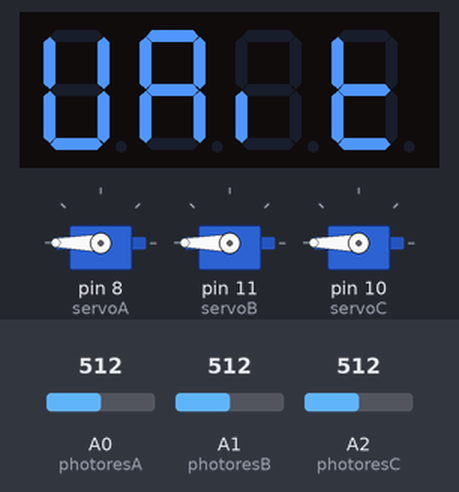
Simulated run of this sketch. Board: Arduino Uno, built with avr-gcc and run on an emulated ATmega328P. On the bench: 4-digit seven-segment display, 3 × servo. Inputs (shaded band) come from the test bench; at power-on: A0 (photoresA) = 512, A1 (photoresB) = 512, A2 (photoresC) = 512. Random numbers use the default seed unless the sketch sets one; what the sketch prints to the serial monitor is not drawn.

Above: at 1.1 s.
At 6.6 s:
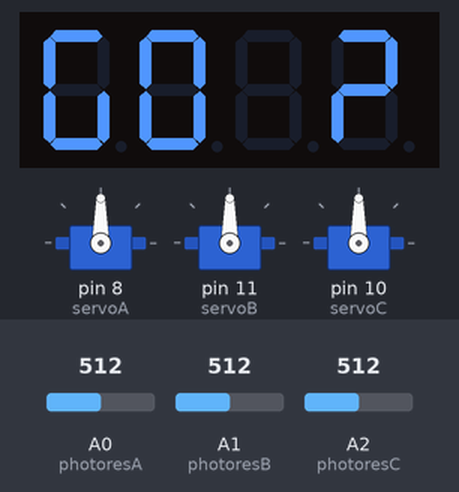
6.7 s: A0 (photoresA) set to 565
8.2 s: A0 (photoresA) set to 590
At 8.7 s:
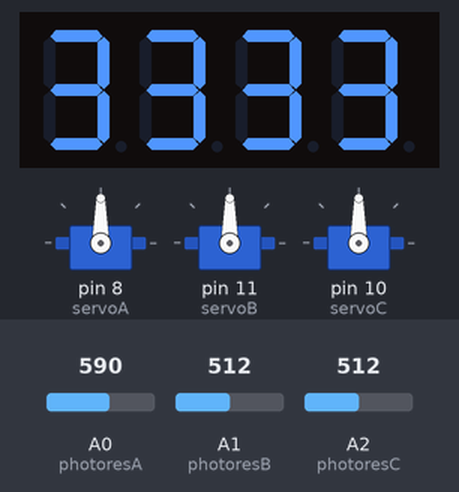
11.2 s: A1 (photoresB) set to 716
At 12.6 s:
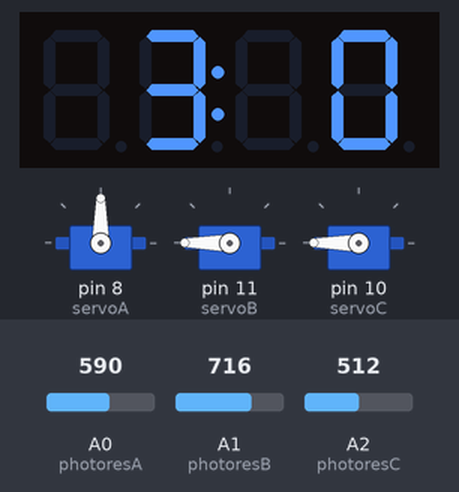
14.2 s: A2 (photoresC) set to 572
17.2 s: A2 (photoresC) set to 599
19.1 s: A1 (photoresB) set to 593
22.1 s: A1 (photoresB) set to 573
At 36.4 s:
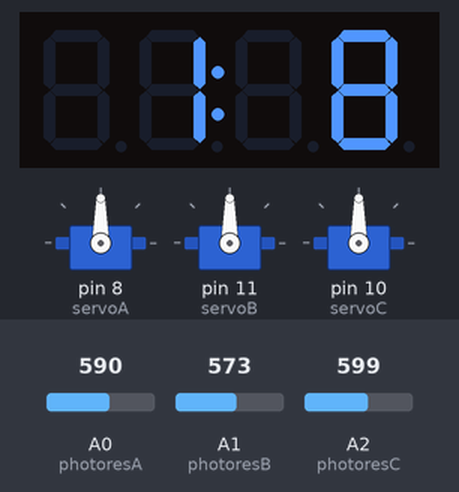
Timing chart, 0 to 36.6 s (numbered marks = the images above; inputs shaded):
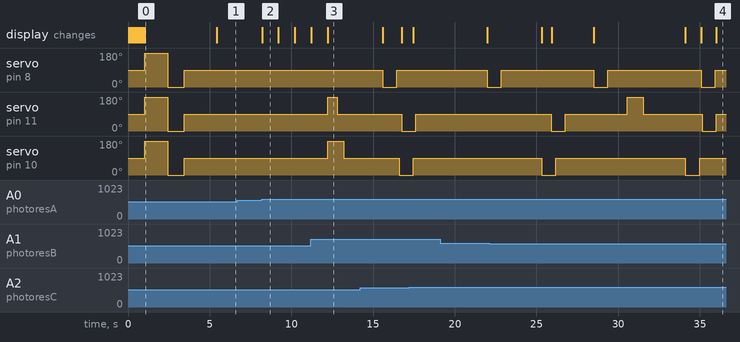

The sketch:

Alpha_knob.ino
```cpp
/* Librarie du servo moteur */
#include <Servo.h>
Servo servoA;
Servo servoB;
Servo servoC;

//inclure la bibliothèque dédiée à l'afficheur 4 digit
#include "SevenSegmentTM1637.h"
#include "SevenSegmentExtended.h"
const byte PIN_CLK = 3;   // define CLK pin (any digital pin)
const byte PIN_DIO = 2;   // define DIO pin (any digital pin)
SevenSegmentExtended      display(PIN_CLK, PIN_DIO);


/* Définition des variables */
int photoresA = 0;  // Sortie de la photo-résistance , une pour chaque lapin
int photoresB = 1;
int photoresC = 2;


int valA; // valeur actuelle de la photorésistance
int valeurbaseA = 0; //valeur de calibration de la photorésistance

int valB; // valeur actuelle de la photorésistance
int valeurbaseB = 0; //valeur de calibration de la photorésistance

int valC; // valeur actuelle de la photorésistance
int valeurbaseC = 0; //valeur de calibration de la photorésistance


//////////// LES VARIABLES SI DESSOUS SONT COPIER POUR CHAQUE LAPIN

long temps_faitA = 0; //Référentiel de temps
int servostateA = 0;// Variable de l'état du servo moteur, =1 le servo monte, =0 le servo baisse
int testshootA = 0;// Variable qui quand est égal a 0, le lapin peut être tirer
int testshooterA = 0;// variable quand est egal a 1, est tirer
int testfinA = 0;// Variable qui met fin à la période de tire ( bloque le score pour éviter que le lapin soit tirer plusieurs fois quand il peut être tirer)
int compshootA = 0;// Variable ui actionne le compteur de score
int etatA = 0;// variable qui permet de d'ajouter millis() a startTimeB à certain moment pour relancer le "delay"
int testvieA = 0; // Variable qui permet d'enlever une seul vie quand le lapin se baisse
unsigned long startTimeA = 0;// variable qui prend la valeur de millis pour relncer le "delay"

////////////////

long temps_faitB = 0;
int servostateB = 0;
int testshootB = 0;
int testshooterB = 0;
int testfinB = 0;
int compshootB = 0;
int etatB = 0;
int testvieB = 0;
unsigned long startTimeB = 0;

long temps_faitC = 0;
int servostateC = 0;
int testshootC = 0;
int testshooterC = 0;
int testfinC = 0;
int compshootC = 0;
int etatC = 0;
int testvieC = 0;
unsigned long startTimeC = 0;

int vie = 3;
int startgame = 0;
int endgame = 0;
int score = 0;


void setup() {
  Serial.begin(9600); //afficher les valeurs dans moniteur de série
  display.begin();            // initializes the display
  display.setBacklight(100);  // set the brightness to 100 %

  servoA.attach(8); //Sortie du servo moteur A
  servoA.write(90);

  servoB.attach(11); //Sortie du servo moteur B
  servoB.write(90);

  servoC.attach(10); //Sortie du servo moteur C
  servoC.write(90);

  calibration(); // lance la calibration
}

void loop() {
  valA = analogRead(photoresA); //Lecture de la valeur de la photorésistance A
  valB = analogRead(photoresB);// ...B
  valC = analogRead(photoresC);//....C

  digit(); // lance l'affichage et le lancement et fin de partie

  if ( endgame == 0 && startgame == 1) { //  condition pour savoir si la partie va commencer ou se finir
    temps(); // lance le système de delay d'apparition des lapin et de la vitesse d'apparition en fonction du score
   servoa(); // on lance la monter et descente du servo A en fonction du temps
   servob();//...B
   servoc();//...C
  }
}
```

Servoa.ino
```cpp
void servoa(){
// LES COMMENTAIRES S'APPLIQUE POUR LES 3 SERVO-MOTEURS

 if ( valA > valeurbaseA && servostateA == 1  || testshooterA == 1) { // condition si le tire est valider
        testshooterA = 1; // permet de ne pas rentrer dans les boucles du cycle monter/descente du lapin
        compshootA = 1; //  ajoute 1 au score
        if ( testshooterA == 1 && testfinA == 0) {
          if (etatA == 1) { // condition pour relancer le "delay"
            startTimeA = millis(); // ajoute millis a la variable
          }
          etatA = 2; // permet de ne pas relancer la condition pour relancer le "delay"
          if ( millis() >= 600 + startTimeA) { // condition qui fait office de delay
            servoA.write(90);// le servomoteur s'arrête
            testfinA = 1; // permet de ne pas relancer la condition
          } else {
            servoA.write(180); // le servomoteur monte
          }
        }
      }
    if (servostateA == 1 && testshootA == 0 && testshooterA == 0) { // cycle haut du servo moteur, il monte et se stop ou bout de 1000ms

      if (etatA == 0) {// condition pour relancer le "delay"
        startTimeA = millis();// ajoute millis a la variable
      }
      etatA = 1; // permet de ne pas relancer la condition pour relancer le "delay"
      if ( etatA == 1 ) { // permet de lancer la condition delay au deuxième tour
        if ( millis() >= 1000 + startTimeA) { // condition qui fait office de delay
          servoA.write(90); // le servomoteur se stop
          testshootA == 1; //permet de ne pas relancer la boucle de monter
        } else {
          servoA.write(180); // le servomoteur monte
        }
      }
    } else if (servostateA == 0 && testshootA == 0 && testshooterA == 0) { // cycle bas du servo moteur...
      if (etatA == 0) { // condition pour relancer le "delay"
        startTimeA = millis(); //ajoute millis a la variable
      }
      etatA = 1; // permet de ne pas relancer la condition pour relancer le "delay"
      if ( etatA == 1 ) { // permet de lancer la condition delay au deuxième tour
        if ( millis() >= 850 + startTimeA) {// condition qui fait office de delay
          servoA.write(90);// le servo moteur se stop
          if ( testvieA == 0) {// condition qui évite de perdre plusieurs fois de la vie en un seul tour
            vie = vie - 1;// on enlève un point de vie
            testvieA = 1;// pour ne pas revenir dans cette condition
          }
          testshootA == 1; // pour ne pas relancer le cycle bas
        } else {
          servoA.write(0); // le moteur se baisse
        }
      }
    }
}
```

Servob.ino
```cpp
void servob(){
  if ( valB > valeurbaseB && servostateB == 1 || testshooterB == 1) {
        Serial.println(testshooterB);
        testshooterB = 1;
        compshootB = 1;
        if ( testshooterB == 1 && testfinB == 0) {
          if (etatB == 1) {
            startTimeB = millis();
          }
          etatB = 2;
          if ( millis() >= 600 + startTimeB) {
            servoB.write(90);
            testfinB = 1;
          } else {
            servoB.write(180);
          }
        }
      }
    if (servostateB == 1 && testshootB == 0 && testshooterB == 0) {
      Serial.println("haut");
      if (etatB == 0) {
        startTimeB = millis();
      }
      etatB = 1;
      if ( etatB == 1 ) {
        if ( millis() >= 1000 + startTimeB) {
          servoB.write(90);
          testshootB == 1;
        } else {

          servoB.write(180);
        }
      }
    } else if (servostateB == 0 && testshootB == 0 && testshooterB == 0) {
      Serial.println("bas");
      if (etatB == 0) {
        startTimeB = millis();
      }
      etatB = 1;
      if ( etatB == 1 ) {
        if ( millis() >= 850 + startTimeB) {
          servoB.write(90);
          if ( testvieB == 0) {
            vie = vie - 1;
            testvieB = 1;
          }
          testshootB == 1;
        } else {
          servoB.write(0);
        }
      }
    }
}
```

Servoc.ino
```cpp
void servoc(){

  if ( valC > valeurbaseC && servostateC == 1  || testshooterC == 1) {
        Serial.println("shoot");
        testshooterC = 1;
        compshootC = 1;
        if ( testshooterC == 1 && testfinC == 0) {
          if (etatC == 1) {
            startTimeC = millis();
          }
          etatC = 2;
          if ( millis() >= 600 + startTimeC) {
            servoC.write(90);
            testfinC = 1;
          } else {
            servoC.write(180);
          }
        }
      }
    if (servostateC == 1 && testshootC == 0 && testshooterC == 0) {
      Serial.println("haut");
      if (etatC == 0) {
        startTimeC = millis();
      }
      etatC = 1;
      if ( etatC == 1 ) {
        if ( millis() >= 1000 + startTimeC) {
          servoC.write(90);
          testshootC == 1;
        } else {

          servoC.write(180);
        }
      }
    } else if (servostateC == 0 && testshootC == 0 && testshooterC == 0) {
      Serial.println("Cas");
      if (etatC == 0) {
        startTimeC = millis();
      }
      etatC = 1;
      if ( etatC == 1 ) {
        if ( millis() >= 850 + startTimeC) {
          servoC.write(90);
          if ( testvieC == 0) {
            vie = vie - 1;
            testvieC = 1;
          }
          testshootC == 1;
        } else {
          servoC.write(0);
        }
      }
    }
}
```

calibration.ino
```cpp
void calibration() {
  Serial.println("Début de la calibration");
  display.print("Wait");// on affiche wait sur l'afficheur digital

  servoA.write(180);// on fait monter les servomoteur en buté
  servoB.write(180);
  servoC.write(180);
  delay(1400); // pendant 1,4s
  servoA.write(0);// on baisse les servo-moteur
  servoB.write(0);
  servoC.write(0);
  delay(1000);//pendant 1 sec
  servoA.write(90);// on stop les servomoteur
  servoB.write(90);
  servoC.write(90);

  valA = analogRead(photoresA); //Lecture de la valeur de la photorésistance
  valB = analogRead(photoresB);
  valC = analogRead(photoresC);

  valeurbaseA = valA +70; //On lui ajoute 70 pour la marge d'erreur
  valeurbaseB = valB + 70;
  valeurbaseC = valC + 70;

  testshootA = 1; // pour ne pas les lancers dans le cycle bas pour la premier fois ( sinon ils sont trop bas )
  testshootB = 1;
  testshootC = 1;

  Serial.println("Calibration faite");
  delay(2000);
  display.clear(); // on nettoie l'afficheur digital

}
```

digit.ino
```cpp
void digit() {
  if ( startgame == 0) {// pour commencer une partie...
        if( valA > valeurbaseA){ // on tire sur le lapin A pour lancer la partie//
      startgame=1; // pour ne pas relancer la condition
      display.setColonOn(false);// pour ne pas avoir les deux petits points au milieu de l'afficheur digital
      display.clear();// on nettoie l'afficheur
      display.print("3333");// on affiche 3333
      delay(1000);// 1sec
      display.clear();//on nettoie l'ecran
      display.print("2222");// le cycle se répète.....
      delay(1000);
      display.clear();
      display.print("1111");
      delay(1000);
      display.clear();
      display.print("0000");
      delay(1000);
      valB = valeurbaseB;// pour ue le tire pour lancer la partie ne soit pas compter comme score
    }
    display.print("GO ?"); // on affiche tant qu'on a pas lancer la partie
  }else {
      display.printDualCounter(vie, score);// quand la partie est commencer on affiche notre vie et le score
    }

    if ( vie <= 0){// quand on a plus de vie
      servoA.write(90);// on stop les servomoteur
      servoB.write(90);
      servoC.write(90);
      display.clear();// on nettoie l'ecran
      display.print("GAME END");// on affiche game end
      delay(1000);
      display.clear();
      display.print("SCORE");
      delay(1000);
      display.clear();
      display.print(score);// on affiche le score
      display.blink(); // le score clignote
      delay(2000);
      endgame=0;// on remet les variables à zero pour relancer la partie
      startgame=0;
      vie = 3;
      score = 0;
      etatA=0;
      etatB=0;
      etatC=0;
      calibration();// on recalibre les servomoteur
    }
  }
```

temps.ino
```cpp
void temps() {
int randA = 3000;// les temps pour 0 à 5 de score, c'est le temps que les servos vont rester en haut pour être tirer
int randB = 5000;
  if( score > 5 ) {// on reduit le temps on fonction du score....
    int randA = 3000;
    int randB = 4000;
  }
    else if( score >10 ) {
     randA = 2000;
    randB = 3000;
  }
    else if( score > 15 ) {
     randA = 2000;
     randB = 2500;
  }
    else if( score > 25 ) {
    randA = 1500;
    randB = 2000;
  }
    else if( score > 35 ) {
    randA = 1000;
    randB = 2000;
  }
    else if( score > 50 ) {
    randA = 1000;
    randB = 1500;
  }
  int tempsA = random(randA, randB*2); //Déterminer le temps où le servo moteur sera en haut en aléatoire avec les temps determinés plus haut
  int tempsB = random(randA+(randA/2), randB);
  int tempsC = random(randA+(randB/4), randB);


  /// CYCLE DE TEMPS COPIER POUR CHAQUE SERVOMOTEUR

  if (millis() > tempsA + temps_faitA) { //Compare le temps avec le temps actuel
    temps_faitA = millis(); //Actualise le compteur de temps
    etatA = 0; // on reset les variables à chaque cycle haut/bas
    testvieA = 0;
    testshootA = 0;
    if (servostateA == 1) { // variable reset que quand le servomoteur est haut
      servostateA = 0;
      testshooterA = 0;
    } else {//reset quand le servo est bas
      servostateA = 1;
      testfinA = 0;
    }
    if (compshootA == 1) {// compteur se score
      score++;
      testvieA = 1;
      compshootA = 0;
    }

  }
/////////////////////////////

  if (millis() > tempsB + temps_faitB) { //Compare le temps avec le temps actuel
    temps_faitB = millis(); //Actualise le compteur de temps
    etatB = 0;
    testvieB = 0;
    testshootB = 0;
    if (servostateB == 1) {
      servostateB = 0;
      testshooterB = 0;
    } else {
      servostateB = 1;
      testfinB = 0;
    }
    if (compshootB == 1) {
      score++;
      testvieB = 1;
      compshootB = 0;
    }

  }

  if (millis() > tempsC + temps_faitC) { //Compare le temps avec le temps actuel
    temps_faitC = millis(); //Actualise le compteur de temps
    etatC = 0;
    testvieC = 0;
    testshootC = 0;
    if (servostateC == 1) {
      servostateC = 0;
      testshooterC = 0;
    } else {
      servostateC = 1;
      testfinC = 0;
    }
    if (compshootC == 1) {
      score++;
      testvieC = 1;
      compshootC = 0;
    }
  }
}
```

Measured:
- the behaviour switches between 582 and 583 on A0 (photoresA) (found by bisection; images 1 and 2)
- the behaviour switches between 583 and 582 on A1 (photoresB) (found by bisection; images 3 and 4)
- after the input at 8.2 s, the display: changes at once (image 2)
- by itself, servo on pin 8 (servoA): alternates 90° for 5.7 s and 0° for 0.86 s
- by itself, servo on pin 10 (servoC): alternates 90° for 7.9 s and 0° for 0.86 s
- what the display in image 0 shows lasts 4.4 s, from 1.0 s to 5.4 s
- what the display in image 2 shows lasts 1.0 s, from 8.2 s to 9.2 s
